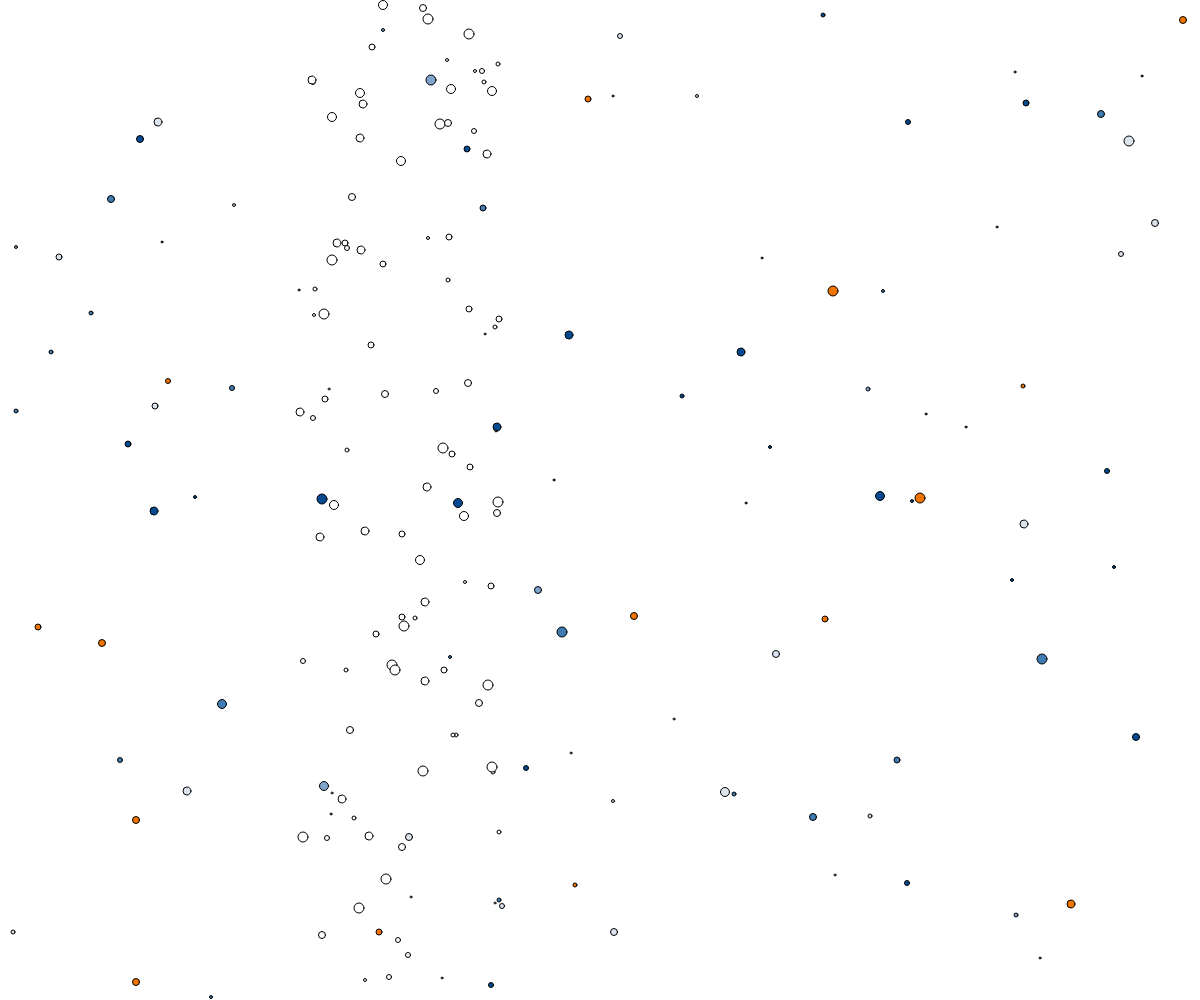
Frame 1 (no input)
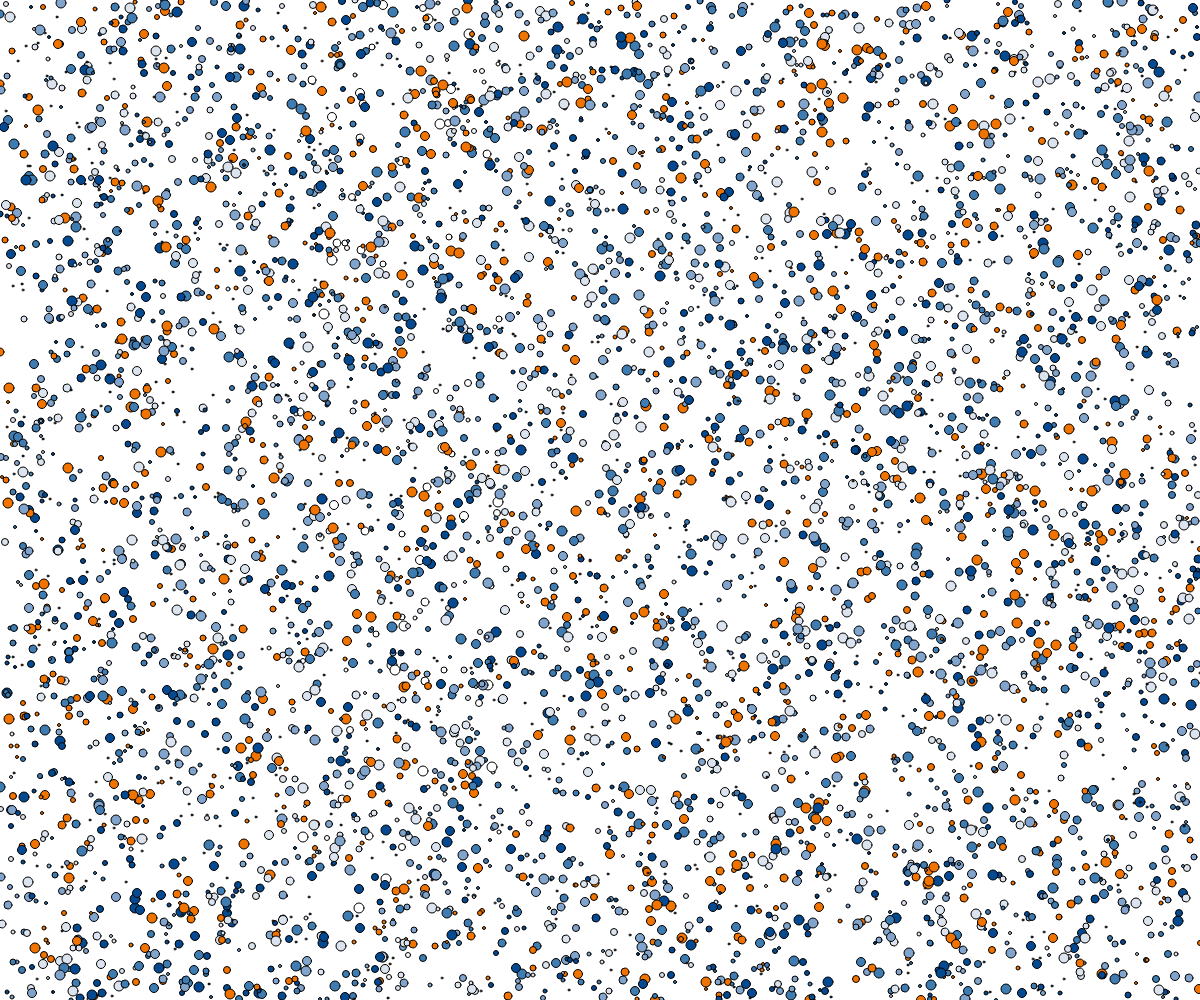
Frame 60 (no input)
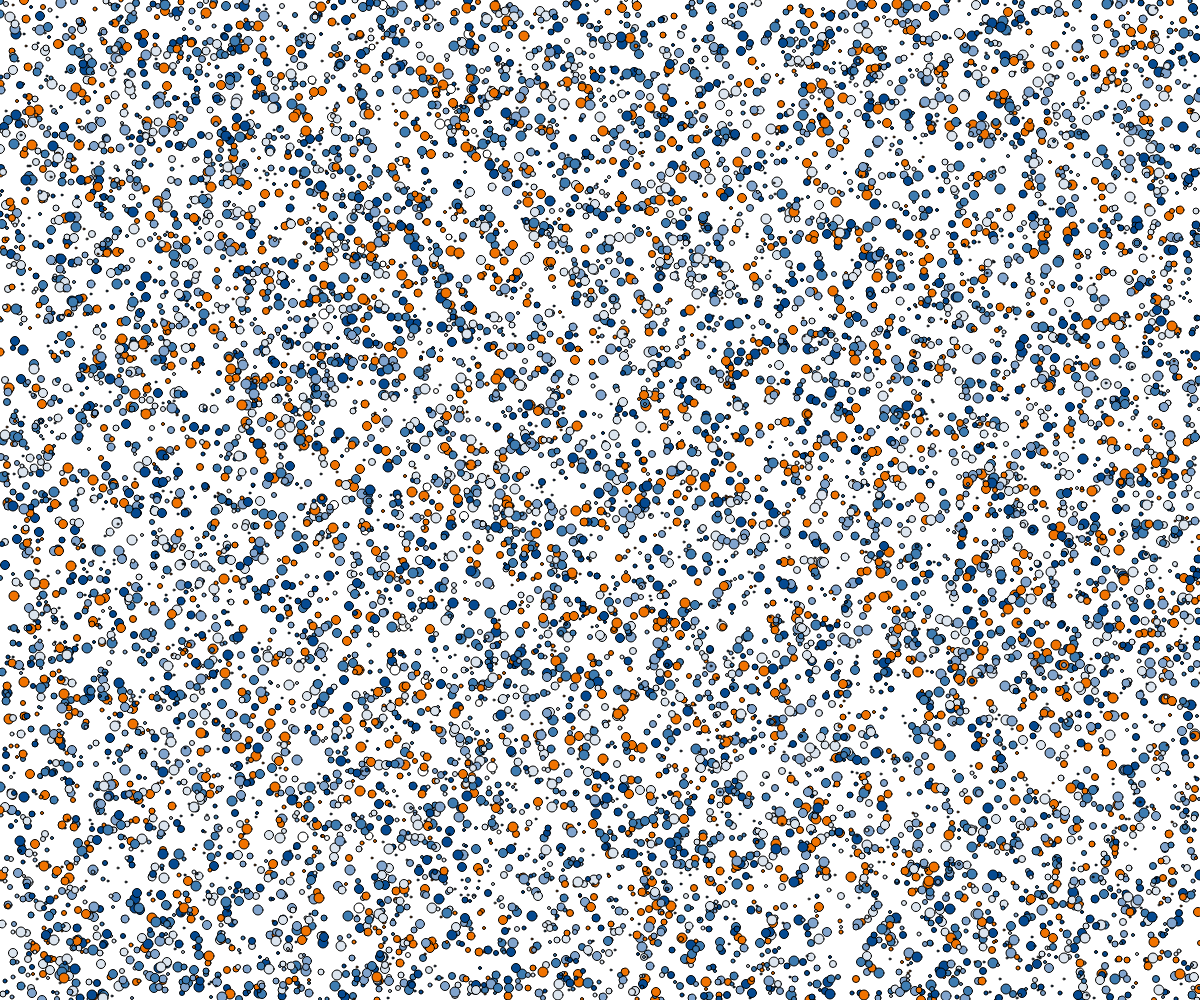
Frame 120 (the mouse pressed at the canvas centre since frame 60)

The p5.js sketch that drew these frames (run headless with seeded random() and noise() and a simulated clock; from frame 60 on, the mouse is pressed at the canvas centre):

// p5.js sketch
// ── sketch.js
// const circleData = [
//     {x: 500, y: 50, d: 100, speedX: 3, speedY: 3},
//     {x: 300, y: 150, d: 50, speedX: 2, speedY: 0},
//     {x: 400, y: 400, d: 25, speedX: 0, speedY: 1},
//     {x: 40, y: 520, d: 80, speedX: 2, speedY: 0},
//     {x: 140, y: 120, d: 150, speedX: 0, speedY: -0.5},
//     {x: 350, y: 350, d: 70, speedX: 1, speedY: 1}
// ];

const canvasWidth = window.innerWidth;
const canvasHeight = window.innerHeight; 

// set up the canvas:
function setup() {
    createCanvas(canvasWidth, canvasHeight);
    let i =0;
    while(i<100){
    const ball = {
        y: randomIntFromInterval(0,canvasHeight),
        x: randomIntFromInterval(300,500),
       
        d:randomIntFromInterval(2,10), 
        speedX:3,
        speedY:2
        };
        i++
        circle(ball.x,ball.y,ball.d)
    }
}
function randomIntFromInterval(min,max){
    return Math.floor(Math.random()*(max-min+1)+min);}
// initialize variables outside of the function:
// let x = 0;
// let y = 0;
// let d = 50;
// let speedX = 3;
// let speedY = 2;
// const ball1 = {
// y: 0,
// x: randomIntFromInterval(200,300),
// // x: Math.random()*200 +300, //MULTIPLY to designate the range, add/subtract to change starting position
// d:Math.random()*100+100, 
// speedX:3,
// speedY:2
// };
const palette = ["#054a91","#3e7cb1","#81a4cd","#dbe4ee","#f17300"]
function draw(){
    let i =0;
    while(i<100){
        const color = palette[randomIntFromInterval(0,4)];
        fill(color);
    const ball = {
        y: randomIntFromInterval(0,canvasHeight),
        x: randomIntFromInterval(0,canvasWidth),
       
        d:randomIntFromInterval(2,10), 
        speedX:3,
        speedY:2
        };
        i++
        circle(ball.x,ball.y,ball.d)
    }
    
}


// animate the circle by changing the x and y position
// every time the animation loop invokes the draw() function:
// function draw() {
//     clear();
//     fill('hotpink');
//     circle(ball.x, ball.y, ball.d);
//     ball.x += ball.speedX;
//     ball.y += ball.speedY;
//     ball.d += ball.speedX;
//     drawGrid(canvasWidth, canvasHeight);
// }
